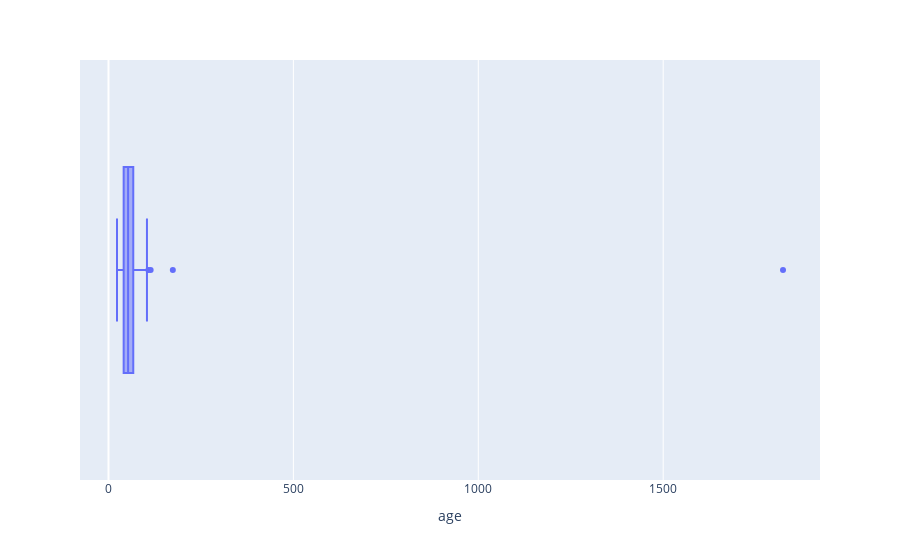

Notebook source saved alongside this figure:
### Code cell
fig = px.box(df, x = 'age')
fig.show()

### Figure 1 — Plotly figure (JSON) as saved in the notebook; plotly's stock layout.template omitted (floating-point values rounded to 4 significant figures; data arrays with more than 128 entries replaced by an {"elided": "..."} marker saying what was removed)
{"data": [{"alignmentgroup": "True", "hovertemplate": "age=%{x}<extra></extra>", "legendgroup": "", "marker": {"color": "#636efa"}, "name": "", "notched": false, "offsetgroup": "", "orientation": "h", "showlegend": false, "type": "box", "x": {"elided": "1817 int values"}, "x0": " ", "xaxis": "x", "y0": " ", "yaxis": "y"}], "layout": {"boxmode": "group", "legend": {"tracegroupgap": 0}, "margin": {"t": 60}, "xaxis": {"anchor": "y", "domain": [0, 1], "title": {"text": "age"}}, "yaxis": {"anchor": "x", "domain": [0, 1]}}}
